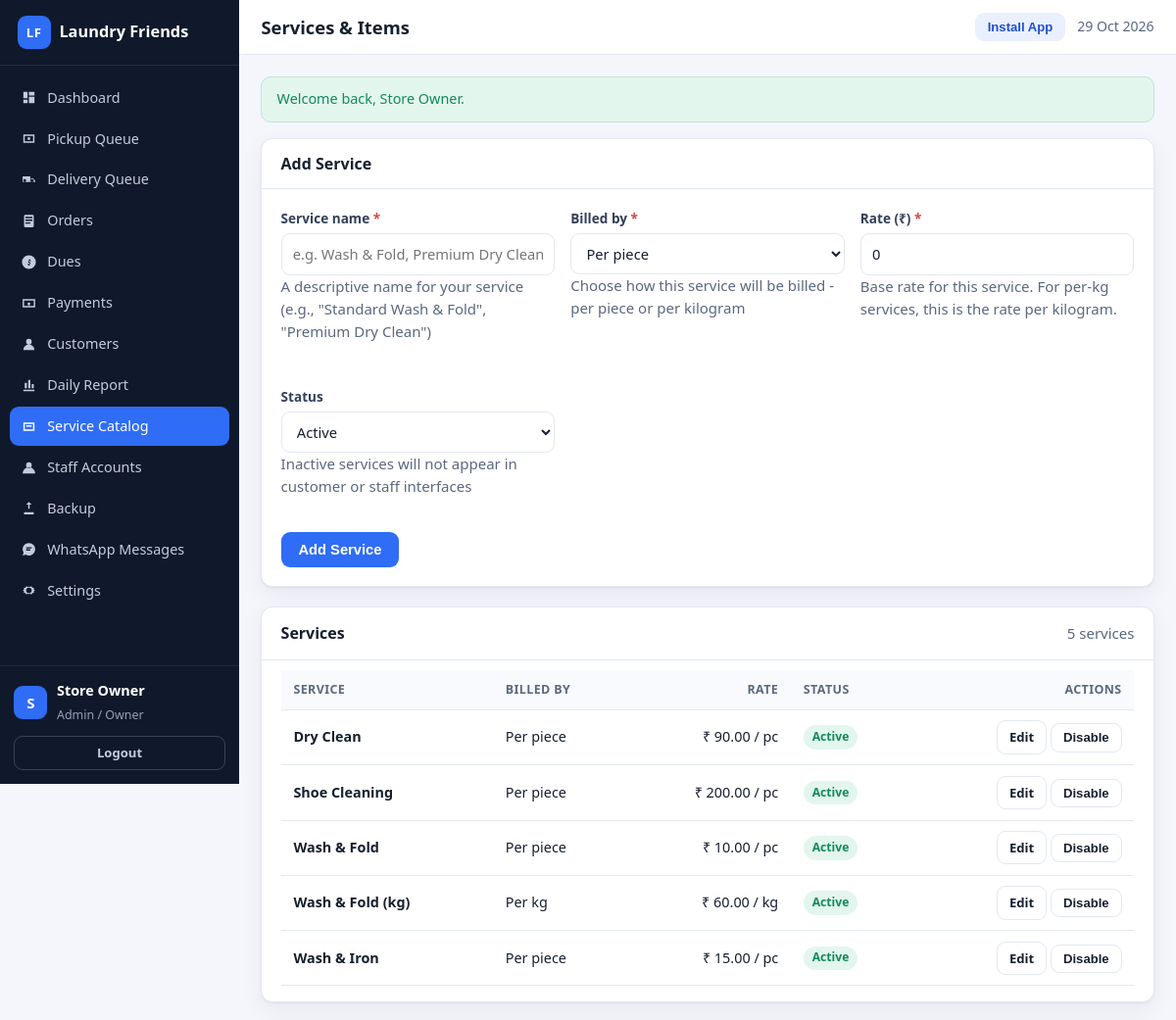
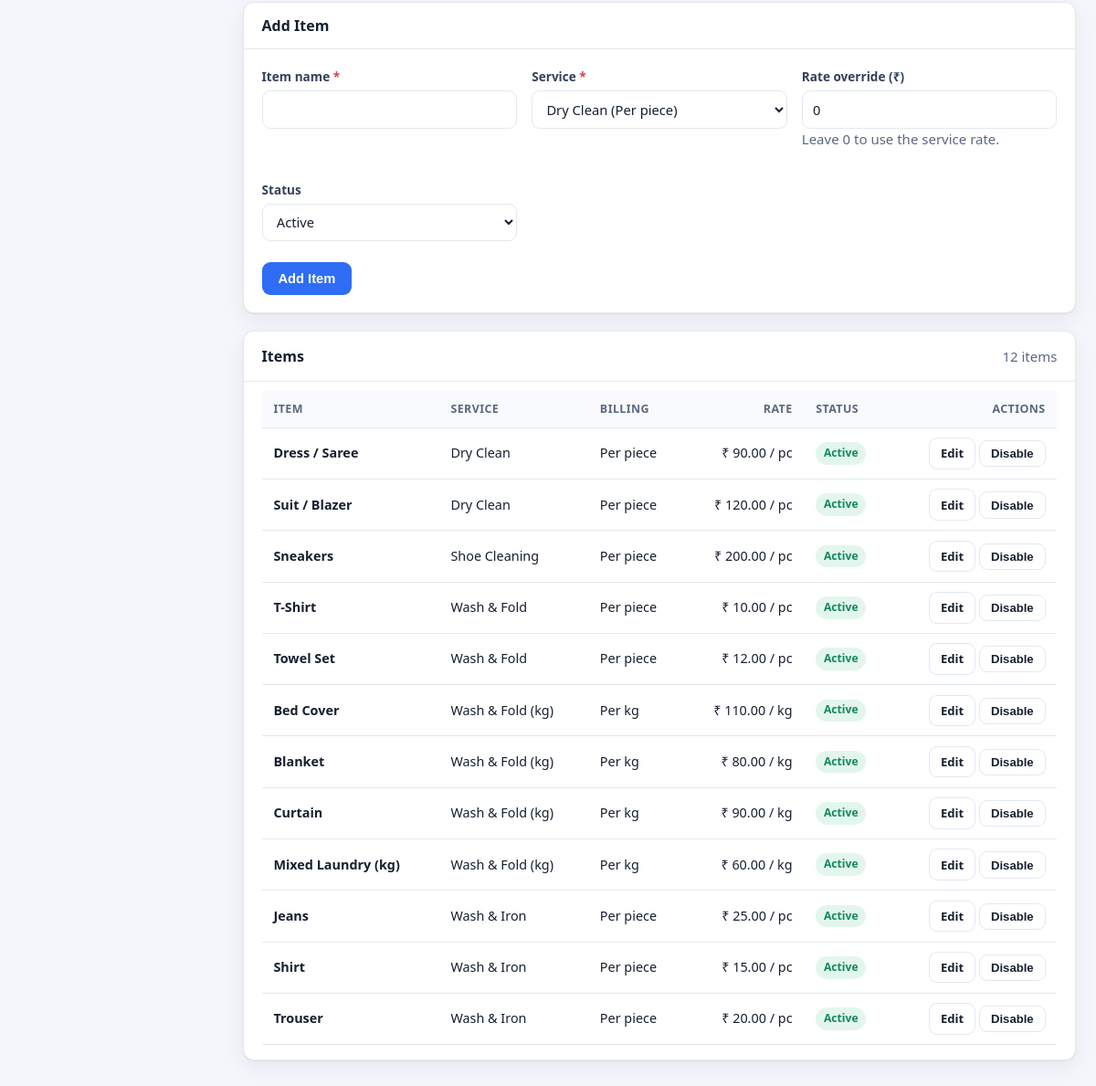
/admin/catalog.php (signed in), run on the app's committed database (2 pictures, top to bottom).
### tables this page shows
CREATE TABLE IF NOT EXISTS users (
  id INT UNSIGNED AUTO_INCREMENT PRIMARY KEY,
  role ENUM('super_admin','admin','staff','customer') NOT NULL DEFAULT 'customer',
  name VARCHAR(100) NOT NULL,
  email VARCHAR(150) NULL,
  phone VARCHAR(20) NULL,
  phone_key VARCHAR(20) NULL,
  password_hash VARCHAR(255) NOT NULL,
  is_active TINYINT(1) NOT NULL DEFAULT 1,
  must_change_password TINYINT(1) NOT NULL DEFAULT 0,
  last_login_at DATETIME NULL,
  created_by INT UNSIGNED NULL,
  created_at DATETIME NOT NULL DEFAULT CURRENT_TIMESTAMP,
  updated_at DATETIME NOT NULL DEFAULT CURRENT_TIMESTAMP ON UPDATE CURRENT_TIMESTAMP,
  UNIQUE KEY uq_users_email (email),
  UNIQUE KEY uq_users_phone_key (phone_key),
  KEY idx_users_role (role),
  KEY idx_users_active (is_active)
);

CREATE TABLE IF NOT EXISTS services (
  id INT UNSIGNED AUTO_INCREMENT PRIMARY KEY,
  service_name VARCHAR(120) NOT NULL,
  price_mode ENUM('per_piece','per_kg') NOT NULL DEFAULT 'per_piece',
  rate DECIMAL(12,2) NOT NULL DEFAULT 0,
  min_weight_kg DECIMAL(10,3) NOT NULL DEFAULT 0,
  is_active TINYINT(1) NOT NULL DEFAULT 1,
  created_at DATETIME NOT NULL DEFAULT CURRENT_TIMESTAMP,
  updated_at DATETIME NOT NULL DEFAULT CURRENT_TIMESTAMP ON UPDATE CURRENT_TIMESTAMP,
  UNIQUE KEY uq_services_name (service_name),
  KEY idx_services_active (is_active)
);

CREATE TABLE IF NOT EXISTS laundry_items (
  id INT UNSIGNED AUTO_INCREMENT PRIMARY KEY,
  service_id INT UNSIGNED NULL,
  item_name VARCHAR(120) NOT NULL,
  service_type VARCHAR(40) NOT NULL DEFAULT 'wash_fold',
  price_mode ENUM('per_piece','per_kg') NOT NULL DEFAULT 'per_piece',
  rate_per_piece DECIMAL(12,2) NOT NULL DEFAULT 0,
  rate_per_kg DECIMAL(12,2) NOT NULL DEFAULT 0,
  min_weight_kg DECIMAL(10,3) NOT NULL DEFAULT 0,
  is_active TINYINT(1) NOT NULL DEFAULT 1,
  created_at DATETIME NOT NULL DEFAULT CURRENT_TIMESTAMP,
  updated_at DATETIME NOT NULL DEFAULT CURRENT_TIMESTAMP ON UPDATE CURRENT_TIMESTAMP,
  UNIQUE KEY uq_laundry_item_service (service_id, item_name),
  KEY idx_laundry_items_service (service_id)
);

### admin/catalog.php (the view, shortened to what the rows shown need)
<?php
require_once dirname(__DIR__) . '/includes/layout.php';
$user = require_admin();
$services = all_services();
$items = db_all(
    'SELECT i.*, s.service_name, s.price_mode AS service_price_mode, s.rate AS service_rate
     FROM laundry_items i
     LEFT JOIN services s ON s.id = i.service_id
     ORDER BY s.service_name, i.is_active DESC, i.item_name'
);
$editService = null;
$editItem = null;
layout_start('Services & Items', 'app');
?>
<div class="panel">
    <div class="panel-head">
        <h2><?= $editService !== null ? 'Edit Service' : 'Add Service' ?></h2>
    </div>
</div>
<div class="panel">
    <div class="panel-head"><h2>Services</h2><span class="subtle"><?= e((string) count($services)) ?> services</span></div>
    <div class="panel-body tight">
        <?php if ($services === []): ?>
            <div class="empty-state"><strong>No services yet</strong>Create a service above, then map items to it.</div>
        <?php else: ?>
            <div class="table-wrap">
                <table class="data">
                    <thead>
                        <tr>
                            <th>Service</th>
                            <th>Billed by</th>
                            <th class="num">Rate</th>
                            <th>Status</th>
                            <th class="actions">Actions</th>
                        </tr>
                    </thead>
                    <tbody>
                    <?php foreach ($services as $service): ?>
                        <tr>
                            <td><strong><?= e((string) $service['service_name']) ?></strong></td>
                            <td><?= e(service_mode_label((string) $service['price_mode'])) ?></td>
                            <td class="num"><?= e(money((float) $service['rate'])) ?><?= $service['price_mode'] === 'per_kg' ? ' / kg' : ' / pc' ?></td>
                            <td><span class="badge <?= (int) $service['is_active'] === 1 ? 'badge-success' : 'badge-muted' ?>"><?= (int) $service['is_active'] === 1 ? 'Active' : 'Inactive' ?></span></td>
                            <td class="actions">
                                <a class="btn btn-sm btn-ghost" href="<?= e(url('admin/catalog.php?edit_service=' . (int) $service['id'])) ?>">Edit</a>
                                <form method="post" style="display:inline;">
                                    <button class="btn btn-sm btn-ghost" type="submit"><?= (int) $service['is_active'] === 1 ? 'Disable' : 'Enable' ?></button>
                                </form>
                            </td>
                        </tr>
                    <?php endforeach; ?>
                    </tbody>
                </table>
            </div>
        <?php endif; ?>
    </div>
</div>
<div class="panel">
    <div class="panel-head">
        <h2><?= $editItem !== null ? 'Edit Item' : 'Add Item' ?></h2>
    </div>
</div>
<div class="panel">
    <div class="panel-head"><h2>Items</h2><span class="subtle"><?= e((string) count($items)) ?> items</span></div>
    <div class="panel-body tight">
        <?php if ($items === []): ?>
            <div class="empty-state"><strong>No items yet</strong>Add items and map them to a service.</div>
        <?php else: ?>
            <div class="table-wrap">
                <table class="data">
                    <thead>
                        <tr>
                            <th>Item</th>
                            <th>Service</th>
                            <th>Billing</th>
                            <th class="num">Rate</th>
                            <th>Status</th>
                            <th class="actions">Actions</th>
                        </tr>
                    </thead>
                    <tbody>
                    <?php foreach ($items as $item): ?>
                        <?php
                        $serviceRow = [
                            'price_mode' => (string) ($item['service_price_mode'] ?? $item['price_mode']),
                            'rate' => (float) ($item['service_rate'] ?? 0),
                        ];
                        $rate = service_effective_rate($serviceRow, $item);
                        ?>
                        <tr>
                            <td><strong><?= e((string) $item['item_name']) ?></strong></td>
                            <td><?= e((string) ($item['service_name'] ?? service_type_label((string) $item['service_type']))) ?></td>
                            <td><?= e(service_mode_label((string) ($item['service_price_mode'] ?? $item['price_mode']))) ?></td>
                            <td class="num"><?= e(money($rate)) ?><?= ($item['service_price_mode'] ?? $item['price_mode']) === 'per_kg' ? ' / kg' : ' / pc' ?></td>
                            <td><span class="badge <?= (int) $item['is_active'] === 1 ? 'badge-success' : 'badge-muted' ?>"><?= (int) $item['is_active'] === 1 ? 'Active' : 'Inactive' ?></span></td>
                            <td class="actions">
                                <a class="btn btn-sm btn-ghost" href="<?= e(url('admin/catalog.php?edit=' . (int) $item['id'])) ?>">Edit</a>
                                <form method="post" style="display:inline;">
                                    <button class="btn btn-sm btn-ghost" type="submit"><?= (int) $item['is_active'] === 1 ? 'Disable' : 'Enable' ?></button>
                                </form>
                            </td>
                        </tr>
                    <?php endforeach; ?>
                    </tbody>
                </table>
            </div>
        <?php endif; ?>
    </div>
</div>
<?php layout_end(); ?>

### includes/layout.php (shortened to what the rows shown need)
<?php
function layout_nav_items(): array
{
    $user = current_user();
    switch ($user['role']) {
        case 'super_admin':
        case 'admin':
            return [
                ['label' => 'Dashboard', 'href' => 'admin/index.php', 'icon' => 'M4 13h6V4H4v9zm0 7h6v-5H4v5zm8 0h8v-9h-8v9zm0-16v5h8V4h-8z'],
                ['label' => 'Pickup Queue', 'href' => 'admin/pickup-queue.php', 'icon' => 'M4 6h16v12H4V6zm2 2v8h12V8H6zm6 6a2 2 0 110-4 2 2 0 010 4z'],
                ['label' => 'Delivery Queue', 'href' => 'admin/delivery-queue.php', 'icon' => 'M3 7h11v8H3V7zm12 3h3l3 3v2h-6v-5zm-9 5a2 2 0 100-4 2 2 0 000 4zm11 0a2 2 0 100-4 2 2 0 000 4z'],
                ['label' => 'Orders', 'href' => 'admin/orders.php', 'icon' => 'M7 3h10a2 2 0 012 2v14a2 2 0 01-2 2H7a2 2 0 01-2-2V5a2 2 0 012-2zm0 3v2h10V6H7zm0 4v2h10v-2H7zm0 4v2h7v-2H7z'],
                ['label' => 'Dues', 'href' => 'admin/dues.php', 'icon' => 'M12 2a10 10 0 100 20 10 10 0 000-20zm1 15h-2v-1.2c-.6-.2-1.1-.6-1.2-1.3h2c.1.3.3.5.7.5.5 0 .8-.3.8-.8 0-.5-.3-.7-.9-1-.8-.3-1.6-.7-1.6-1.7 0-.7.5-1.2 1.1-1.4V8h2v1.1c.7.2 1.1.7 1.2 1.4h-2c-.1-.3-.3-.5-.6-.5-.4 0-.7.3-.7.7 0 .4.3.6.9.8.8.3 1.7.7 1.7 1.8 0 .8-.5 1.3-1.2 1.5V17z'],
                ['label' => 'Payments', 'href' => 'admin/payments.php', 'icon' => 'M3 6h18v12H3V6zm2 2v8h14V8H5zm7 3a2 2 0 110 4 2 2 0 010-4z'],
                ['label' => 'Customers', 'href' => 'admin/customers.php', 'icon' => 'M12 12a4 4 0 100-8 4 4 0 000 8zm-8 8a8 8 0 1116 0H4z'],
                ['label' => 'Daily Report', 'href' => 'admin/reports/daily.php', 'icon' => 'M4 20h16v-2H4v2zM6 16h3V8H6v8zm5 0h3V4h-3v12zm5 0h3v-6h-3v6z'],
                ['label' => 'Service Catalog', 'href' => 'admin/catalog.php', 'icon' => 'M4 6h16v12H4V6zm2 2v8h12V8H6zm2 2h8v2H8v-2z'],
                ['label' => 'Staff Accounts', 'href' => 'admin/staff.php', 'icon' => 'M12 12a4 4 0 100-8 4 4 0 000 8zm-9 8a9 9 0 1118 0H3z'],
                ['label' => 'Backup', 'href' => 'admin/backup.php', 'icon' => 'M12 3l4 4h-3v6h-2V7H8l4-4zm-7 15h14v3H5v-3z'],
                ['label' => 'WhatsApp Messages', 'href' => 'admin/whatsapp-templates.php', 'icon' => 'M12 3a9 9 0 00-7.7 13.6L3 21l4.5-1.2A9 9 0 1012 3zm-4 6h8v2H8V9zm0 3h6v2H8v-2z'],
                ['label' => 'Settings', 'href' => 'admin/settings.php', 'icon' => 'M12 8a4 4 0 100 8 4 4 0 000-8zm9 4l-2 1.2.3 2.3-2.3.3L15.5 18l-1.9-1.4L12 17.6l-1.6-1L8.5 18l-1.5-2.2-2.3-.3.3-2.3L3 12l2-1.2-.3-2.3L7 8.2 8.5 6l1.9 1.4L12 6.4l1.6 1L15.5 6l1.5 2.2 2.3.3-.3 2.3L21 12z'],
            ];
    }
    return [];
}
function layout_is_active(string $href): bool
{
    $self = basename($_SERVER['SCRIPT_NAME'] ?? '');
    $target = basename($href);
    if ($self === $target) {
        return true;
    }
    $selfDir = basename(dirname($_SERVER['SCRIPT_NAME'] ?? ''));
    $targetDir = basename(dirname($href));
    return $self === $target && $selfDir === $targetDir;
}
function layout_start(string $title, string $layout = 'app'): void
{
    $user = current_user();
    ?><!DOCTYPE html>
<html lang="en">
<head>
<link rel="stylesheet" href="<?= e(asset('assets/css/app.css')) ?>">
</head>
<body class="layout-<?= e($layout) ?>">
<?php if ($layout === 'public'): ?>
<header class="public-header">
    <div class="container nav-row">
        <a class="brand" href="<?= e(url('index.php')) ?>">
            <span class="brand-mark">LF</span>
            <span><?= e(APP_NAME) ?></span>
        </a>
        <nav class="public-nav">
            <a href="<?= e(url('index.php')) ?>#services">Services</a>
            <a href="<?= e(url('index.php')) ?>#how">How it works</a>
            <a href="<?= e(url('index.php')) ?>#contact">Contact</a>
            <button class="btn btn-soft btn-sm install-btn" type="button" data-install-app>Install App</button>
            <?php if ($user !== null): ?>
                <a class="btn btn-primary btn-sm" href="<?= e(url(home_for_role($user['role']))) ?>">Go to Dashboard</a>
                <a class="btn btn-ghost btn-sm" href="<?= e(url('logout.php')) ?>">Logout</a>
            <?php else: ?>
                <a class="btn btn-ghost btn-sm" href="<?= e(url('login.php')) ?>">Login</a>
                <a class="btn btn-primary btn-sm" href="<?= e(url('customer/schedule-pickup.php')) ?>">Schedule Pickup</a>
            <?php endif; ?>
        </nav>
    </div>
</header>
<?php elseif ($layout === 'app'): ?>
<div class="app-shell">
    <aside class="sidebar" id="sidebar">
        <div class="sidebar-brand">
            <a class="brand" href="<?= e(url('index.php')) ?>">
                <span class="brand-mark">LF</span>
                <span><?= e(APP_NAME) ?></span>
            </a>
        </div>
        <nav class="sidebar-nav">
            <?php foreach (layout_nav_items() as $item): ?>
                <a class="nav-link<?= layout_is_active($item['href']) ? ' active' : '' ?>" href="<?= e(url($item['href'])) ?>">
                    <svg viewBox="0 0 24 24" aria-hidden="true"><path d="<?= e($item['icon']) ?>"/></svg>
                    <span><?= e($item['label']) ?></span>
                </a>
            <?php endforeach; ?>
        </nav>
        <div class="sidebar-footer">
            <div class="user-chip">
                <div class="avatar"><?= e(strtoupper(mb_substr($user['name'] ?? 'U', 0, 1))) ?></div>
                <div>
                    <strong><?= e($user['name'] ?? 'Guest') ?></strong>
                    <small><?= e(role_label($user['role'] ?? '')) ?></small>
                </div>
            </div>
            <a class="btn btn-ghost btn-sm btn-block" href="<?= e(url('logout.php')) ?>">Logout</a>
        </div>
    </aside>
    <div class="app-main">
        <header class="app-topbar">
            <h1 class="page-title"><?= e($title) ?></h1>
            <div class="topbar-right">
                <button class="btn btn-sm btn-soft install-btn" type="button" data-install-app>Install App</button>
                <span class="today-label"><?= e(date('d M Y')) ?></span>
            </div>
        </header>
        <main class="app-content">
<?php endif; ?>
<?php
}
function layout_end(): void
{
    $layout = $GLOBALS['__layout'] ?? 'app';
    ?>
<?php if ($layout === 'app'): ?>
        </main>
    </div>
</div>
<?php elseif ($layout === 'customer'): ?>
</main>
<?php layout_bottom_nav(); ?>
<?php endif; ?>
</body>
</html>
<?php
}
function layout_bottom_nav(): void
{
    $user = current_user();
    if ($user === null || !in_array($user['role'], array_merge(staff_roles(), ['customer']), true)) {
        return;
    }
    ?>
    <?php
}

### data on the page
users: name "S", name "Store Owner", role "Admin / Owner"
services: service_name "Dry Clean", price_mode "Per piece", rate "₹ 90.00", shows "/ pc", is_active "Active"
services: service_name "Shoe Cleaning", price_mode "Per piece", rate "₹ 200.00", shows "/ pc", is_active "Active"
services: service_name "Wash & Fold", price_mode "Per piece", rate "₹ 10.00", shows "/ pc", is_active "Active"
services: service_name "Wash & Fold (kg)", price_mode "Per kg", rate "₹ 60.00", shows "/ kg", is_active "Active"
services: service_name "Wash & Iron", price_mode "Per piece", rate "₹ 15.00", shows "/ pc", is_active "Active"
laundry_items: item_name "Dress / Saree", service.service_name "Dry Clean", service.price_mode "Per piece", money($rate) "₹ 90.00", shows "/ pc", is_active "Active"
laundry_items: item_name "Suit / Blazer", service.service_name "Dry Clean", service.price_mode "Per piece", money($rate) "₹ 120.00", shows "/ pc", is_active "Active"
laundry_items: item_name "Sneakers", service.service_name "Shoe Cleaning", service.price_mode "Per piece", money($rate) "₹ 200.00", shows "/ pc", is_active "Active"
laundry_items: item_name "T-Shirt", service.service_name "Wash & Fold", service.price_mode "Per piece", money($rate) "₹ 10.00", shows "/ pc", is_active "Active"
laundry_items: item_name "Towel Set", service.service_name "Wash & Fold", service.price_mode "Per piece", money($rate) "₹ 12.00", shows "/ pc", is_active "Active"
laundry_items: item_name "Bed Cover", service.service_name "Wash & Fold (kg)", service.price_mode "Per kg", money($rate) "₹ 110.00", shows "/ kg", is_active "Active"
laundry_items: item_name "Blanket", service.service_name "Wash & Fold (kg)", service.price_mode "Per kg", money($rate) "₹ 80.00", shows "/ kg", is_active "Active"
laundry_items: item_name "Curtain", service.service_name "Wash & Fold (kg)", service.price_mode "Per kg", money($rate) "₹ 90.00", shows "/ kg", is_active "Active"
laundry_items: item_name "Mixed Laundry (kg)", service.service_name "Wash & Fold (kg)", service.price_mode "Per kg", money($rate) "₹ 60.00", shows "/ kg", is_active "Active"
laundry_items: item_name "Jeans", service.service_name "Wash & Iron", service.price_mode "Per piece", money($rate) "₹ 25.00", shows "/ pc", is_active "Active"
laundry_items: item_name "Shirt", service.service_name "Wash & Iron", service.price_mode "Per piece", money($rate) "₹ 15.00", shows "/ pc", is_active "Active"
laundry_items: item_name "Trouser", service.service_name "Wash & Iron", service.price_mode "Per piece", money($rate) "₹ 20.00", shows "/ pc", is_active "Active"

### other printed values
APP_NAME "Laundry Friends"
$item['label'] "Dashboard"
$item['label'] "Pickup Queue"
$item['label'] "Delivery Queue"
$item['label'] "Orders"
$item['label'] "Dues"
$item['label'] "Payments"
$item['label'] "Customers"
$item['label'] "Daily Report"
$item['label'] "Service Catalog"
$item['label'] "Staff Accounts"
$item['label'] "Backup"
$item['label'] "WhatsApp Messages"
$item['label'] "Settings"
$title "Services & Items"
